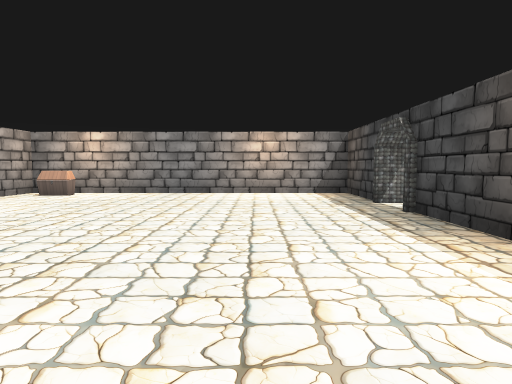
View 1 (above)

17 first-person views from a walk through a level from a Godot 3-D game. The camera is 1.3 m above the floor, tilts 4° down and sees 70° across. The floor is counted in squares, 2 m on a side. Each view is taken from the middle of a square. On the plan, view 1 faces up. The plan holds only what a view shows up to about 11 squares ahead; the rest is blank. Characters and animated objects are left out. Some surface patterns are stand-ins.

View 2
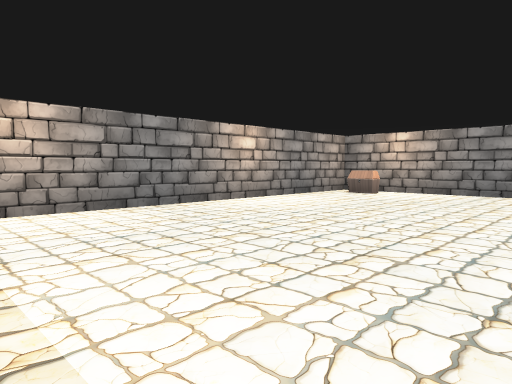

View 3
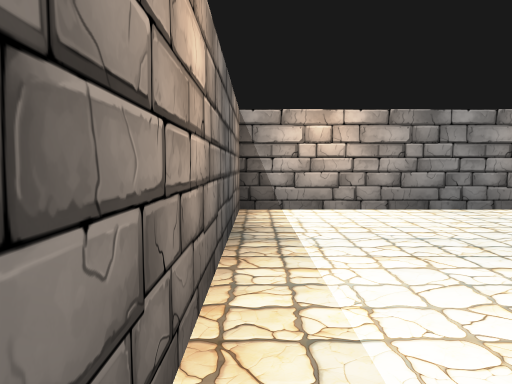

View 4
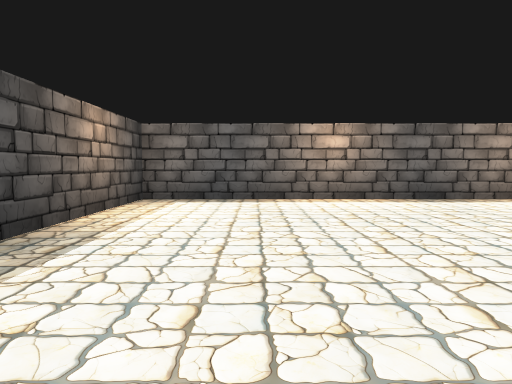

View 5
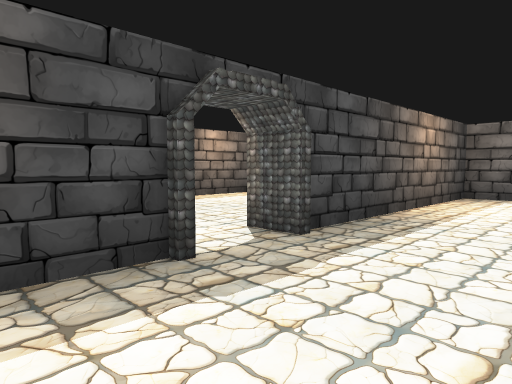

View 6
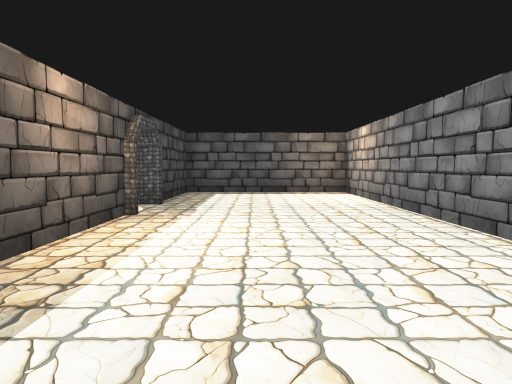

View 7
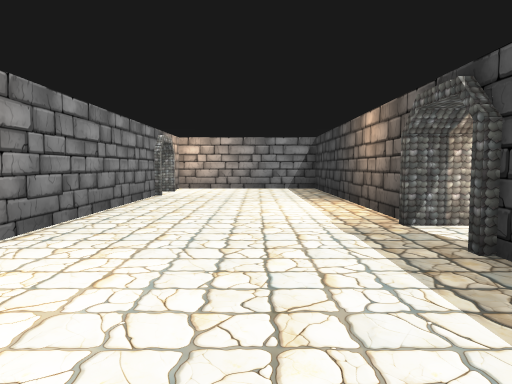

View 8
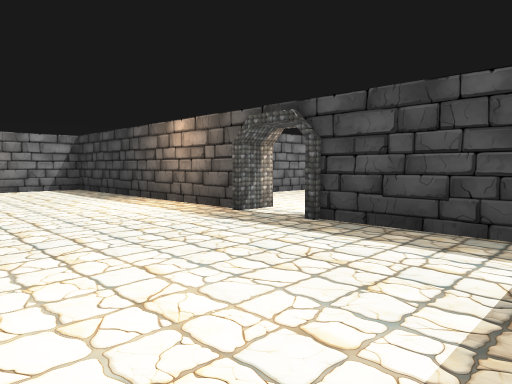

View 9
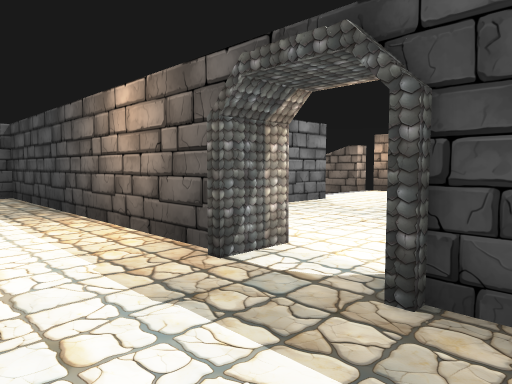

View 10
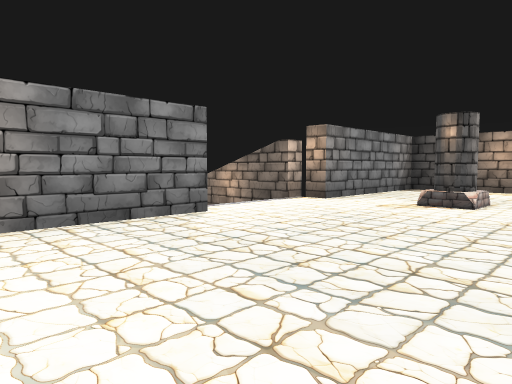

View 11
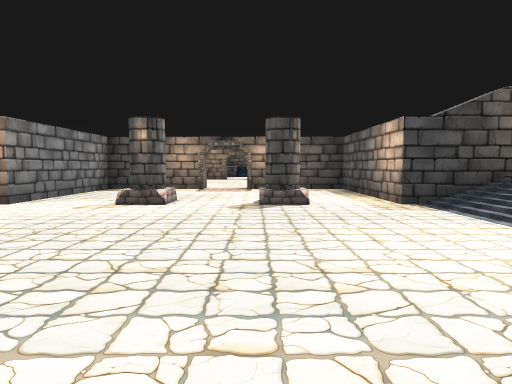

View 12
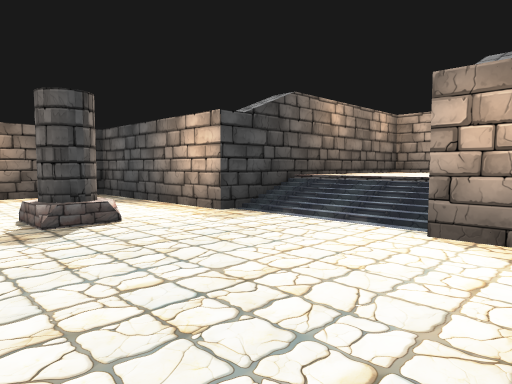

View 13
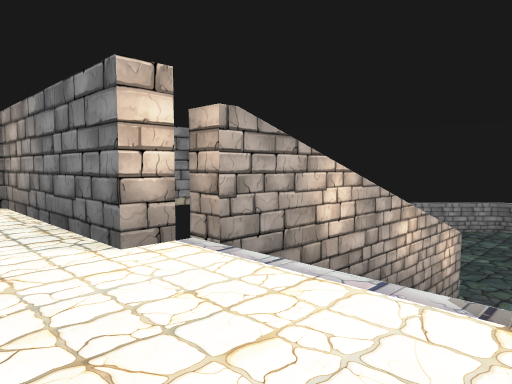

View 14
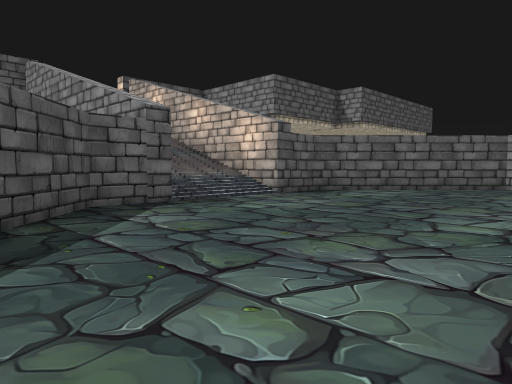

View 15
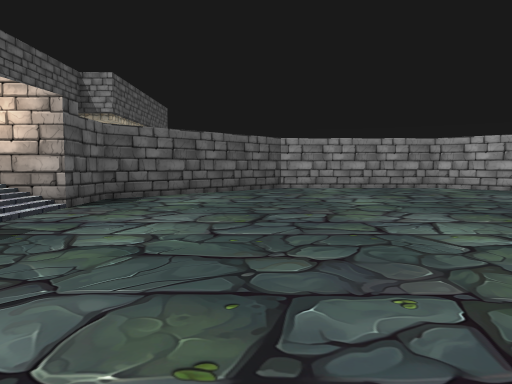

View 16
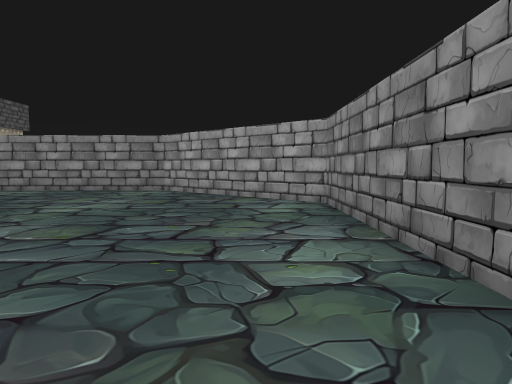

View 17
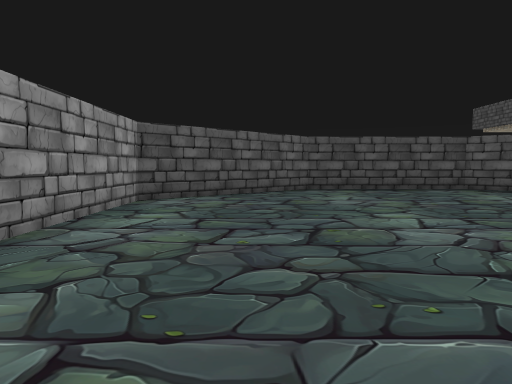

### Floor plan
Key: @ floor where view 1 was taken; # wall or solid block; . main floor; : floor 1 m higher than the main floor; - floor 5.5 m lower than the main floor; / step, stairs or slope; C chest.
Columns run from 6 left of view 1 to 20 right of it. Each row starts with its distance up from view 1.
 25                #########
 24               ##-------##
 23              ##---------#
 22             ##----------##
 21             #------------##
 20             #-------------#
 19             #-------------#
 18             #-------------#
 17             #-------------#
 16             #-------------#
 15             #------------##
 14             ##----------
 13              ##--------#
 12               ####///###
 11                  #///
 10                  #///
  9 #########        #/ /
  8 #C......######   #  /
  7 #.......#....#   #  /#
  6 #............#   #  /#
  5 #.......#....#   #///#
  4 #.......#....#####///#####
  3 #.......#....#...........#
  2 #.......#....#...........#
  1 #.......#....#.......#...#
  0 #.....@.#.................
 -1 #########....#.......#...#
 -2         #....# ..........#
 -3         #....#  .........#
 -4         ######   #///#####
 -5                   ///#
 -6                   :::#
 -7                    ::#
 -8                    ::#
 -9                     :#
-10                    ###

Where each view was taken, in squares from view 1:
view 1: 0 up, 0 right, facing up
view 2: 0 up, 0 right, facing up-left
view 3: 0 up, 0 right, facing left
view 4: 7 up, 0 right, facing down
view 5: 8 up, 0 right, facing down-right
view 6: 6 up, 5 right, facing down
view 7: 3 down, 5 right, facing up
view 8: 3 down, 3 right, facing up-right
view 9: 1 down, 5 right, facing up-right
view 10: 1 down, 8 right, facing up-right
view 11: 1 down, 8 right, facing right
view 12: 0 up, 10 right, facing down-right
view 13: 2 up, 14 right, facing up-left
view 14: 18 up, 18 right, facing down-left
view 15: 15 up, 17 right, facing left
view 16: 23 up, 16 right, facing left
view 17: 22 up, 9 right, facing right
